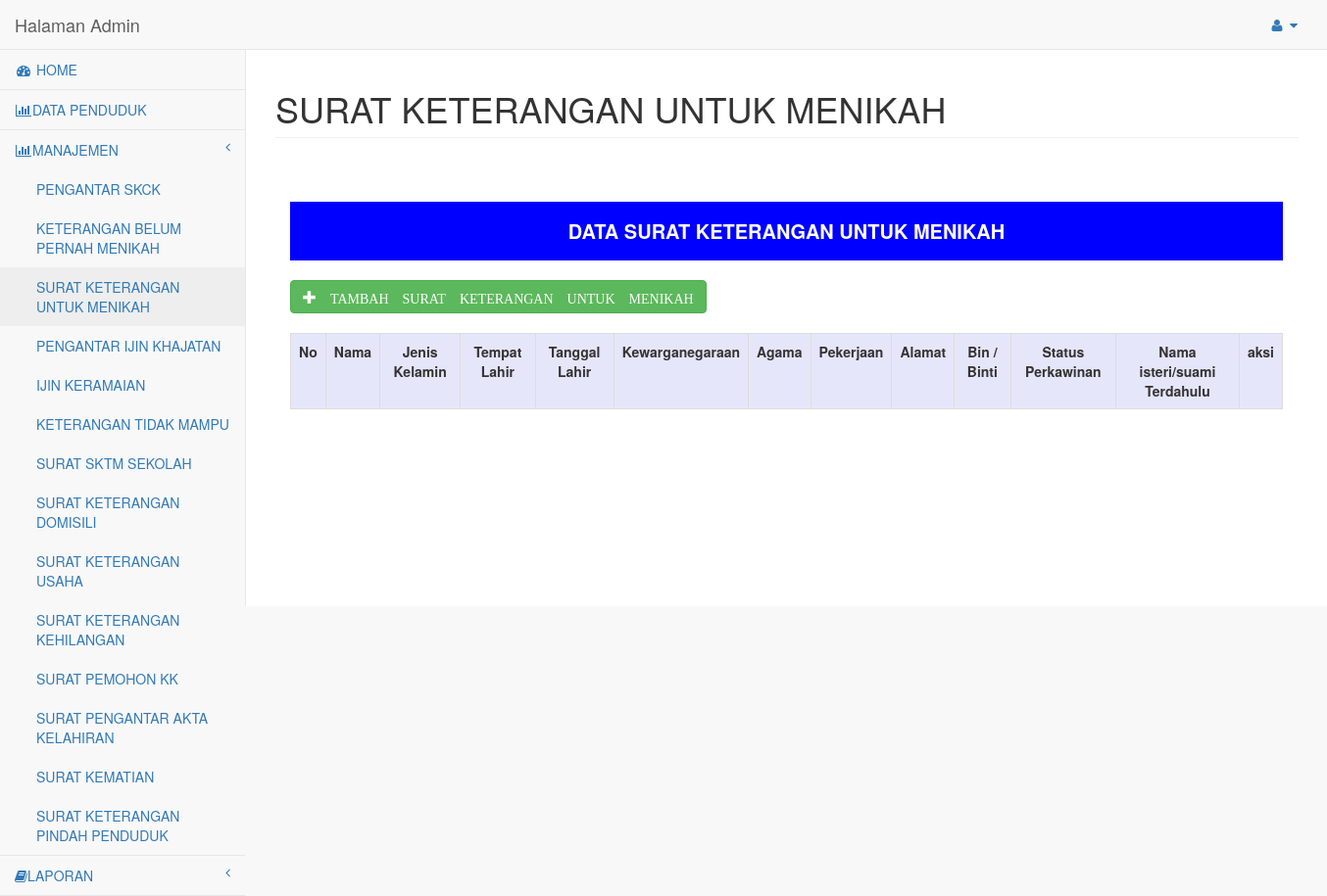
/admin/index.php?module=menikah, run on an earlier commit of the app's database.
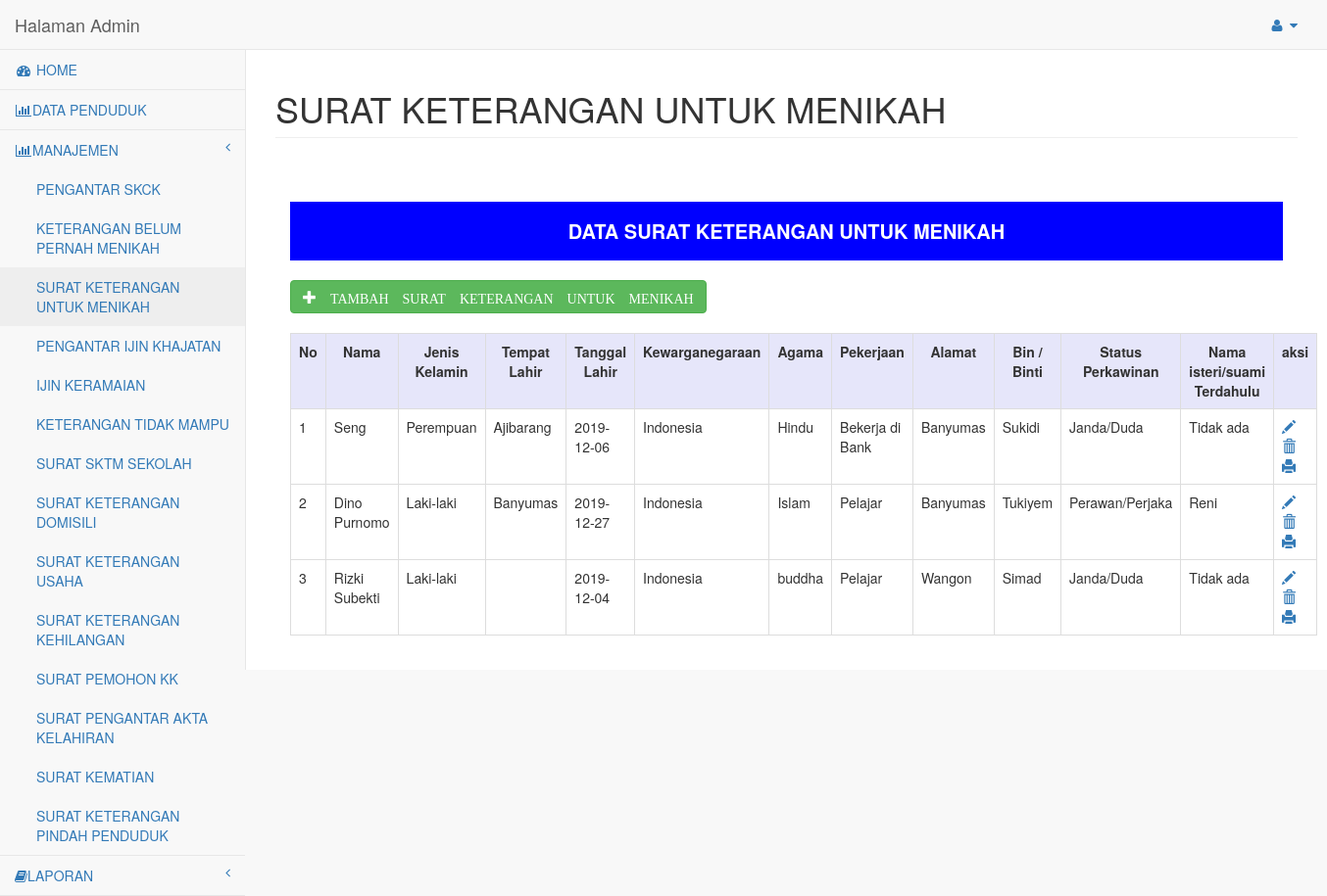
And on a later commit of the database.
### tables this page shows
CREATE TABLE `tbl_nikah` (
  `id_nikah` int(6) NOT NULL,
  `nama` varchar(40) NOT NULL,
  `jenis_kel` varchar(10) NOT NULL,
  `tmp_lahir` varchar(40) NOT NULL,
  `tgl_lahir` date NOT NULL,
  `kewarganegaraan` varchar(20) NOT NULL,
  `agama` varchar(10) NOT NULL,
  `pekerjaan` varchar(40) NOT NULL,
  `alamat` varchar(40) NOT NULL,
  `bin_binti` varchar(40) NOT NULL,
  `status` varchar(20) NOT NULL,
  `pasangan_terdahulu` varchar(20) NOT NULL
);

### admin/pages/menikah.php (the view, shortened to what this page needs)
        <div id="page-wrapper">
            <div class="row">
                <div class="col-lg-12">
                    <h1 class="page-header"> SURAT KETERANGAN UNTUK MENIKAH</h1>
                </div>
            </div>
            <div class="row">
                <div class="col-lg-12">
                        <div class="panel-body">
<?php
include"koneksi.php";
$no = 1;
$qry_menikah = mysqli_query($koneksi,"SELECT * from tbl_nikah");
?>
<div style="margin-top:30px;width:100%,height:50px;text-align:center;background:#0000ff;color:#fff;line-height:60px;font-size:20px;">
<b> DATA SURAT KETERANGAN UNTUK MENIKAH</b>
</div>
<a href="?module=input_menikah" class="btn btn-success" style="margin-top:20px;"><span class="glyphicon glyphicon-plus"> TAMBAH SURAT KETERANGAN UNTUK MENIKAH</span></a>
<div class="th">
<table class="table table-bordered" style="margin-top:20px;">
	<th style=" background: #E6E6FA;"><center>No</center></th>
	<th style=" background: #E6E6FA;"><center>Nama</th>
	<th style=" background: #E6E6FA;"><center>Jenis Kelamin</th>
	<th style=" background: #E6E6FA;"><center>Tempat Lahir</center></th>
	<th style=" background: #E6E6FA;"><center>Tanggal Lahir</center></th>
	<th style=" background: #E6E6FA;"><center>Kewarganegaraan</th>
	<th style=" background: #E6E6FA;"><center>Agama</th>
	<th style=" background: #E6E6FA;"><center>Pekerjaan</th>
	<th style=" background: #E6E6FA;"><center>Alamat</th>
	<th style=" background: #E6E6FA;"><center>Bin / Binti</th>
	<th style=" background: #E6E6FA;"><center>Status Perkawinan</th>
	<th style=" background: #E6E6FA;"><center>Nama isteri/suami Terdahulu</th>
	<th style=" background: #E6E6FA;"><center>aksi</center></th>
<?php while($data  = mysqli_fetch_array($qry_menikah)) { ?>
	<tr>
	 <td><?php echo $no++ ?></td>
	 <td><?php echo $data['nama'] ?></td>
	 <td><?php echo $data['jenis_kel'] ?></td>
	 <td><?php echo $data['tmp_lahir'] ?></td>
	 <td><?php echo $data['tgl_lahir'] ?></td>
	 <td><?php echo $data['kewarganegaraan'] ?></td>
	 <td><?php echo $data['agama'] ?></td>
	 <td><?php echo $data['pekerjaan'] ?></td>
	 <td><?php echo $data['alamat'] ?></td>
	 <td><?php echo $data['bin_binti'] ?></td>
	 <td><?php echo $data['status'] ?></td>
	 <td><?php echo $data['pasangan_terdahulu'] ?></td>
	 <td><a href="?module=edit_menikah&id=<?php echo $data['id_menikah']; ?>"><span class="glyphicon glyphicon-pencil"></span></a>  <a href="hapus_menikah.php?id=<?php echo $data['id_menikah']; ?>"><span class="glyphicon glyphicon-trash"></span></a>  <a href="print_menikah.php?id=<?php echo $data['id_menikah']; ?>" target="_blank"><span class="glyphicon glyphicon-print"></span></a></td>
	</tr>
	<?php } ?>
</table>
</div>
                        </div>
                    </div>
                </div>
            </div>

What changed in the data, as far as the page shows it:
added tbl_nikah: nama "Seng", jenis_kel "Perempuan", tmp_lahir "Ajibarang", tgl_lahir "2019-12-06", kewarganegaraan "Indonesia", agama "Hindu", pekerjaan "Bekerja di Bank", alamat "Banyumas", bin_binti "Sukidi", status "Janda/Duda", pasangan_terdahulu "Tidak ada"
added tbl_nikah: nama "Dino Purnomo", jenis_kel "Laki-laki", tmp_lahir "Banyumas", tgl_lahir "2019-12-27", kewarganegaraan "Indonesia", agama "Islam", pekerjaan "Pelajar", alamat "Banyumas", bin_binti "Tukiyem", status "Perawan/Perjaka", pasangan_terdahulu "Reni"
added tbl_nikah: nama "Rizki Subekti", jenis_kel "Laki-laki", tgl_lahir "2019-12-04", kewarganegaraan "Indonesia", agama "buddha", pekerjaan "Pelajar", alamat "Wangon", bin_binti "Simad", status "Janda/Duda", pasangan_terdahulu "Tidak ada"
